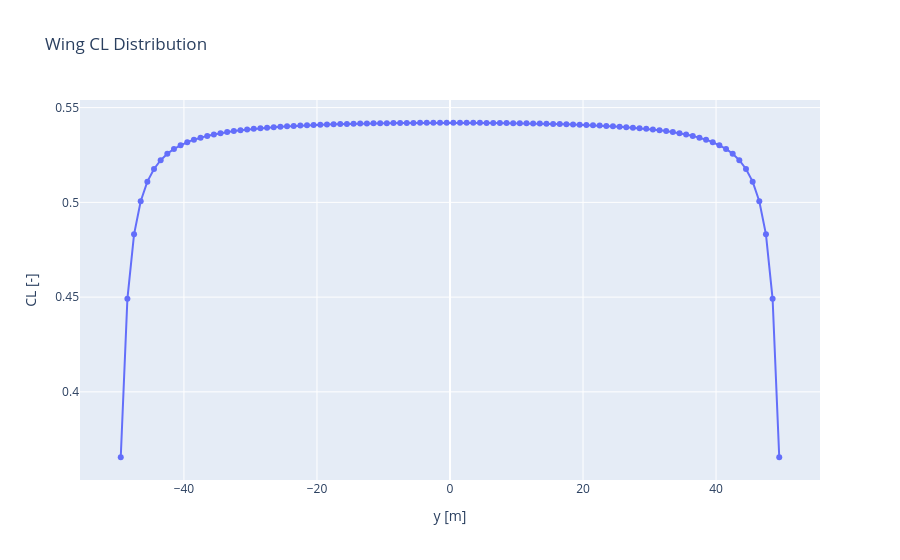

Source (notebook cell):
### Markdown cell above
## 5. Spanwise $C_L$ Distribution at $\alpha=5^\circ$

I plot the local distribution along the span. I expect smaller variation near the center than near the tips, where three-dimensional finite-wing effects are more significant. The local distribution should not be confused with the wing's global coefficient.

### Code cell
vlm.alpha = np.radians(5.0)
_captured = io.StringIO()
with contextlib.redirect_stdout(_captured):
    vlm.run_vlm()

fig_span = go.Figure()
fig_span = plot_wing_lift(
    fig_span, vlm, vlm.CL_locals_wing.copy(),
    title='Wing CL Distribution', legend='CL [-]'
)
fig_span.show()
